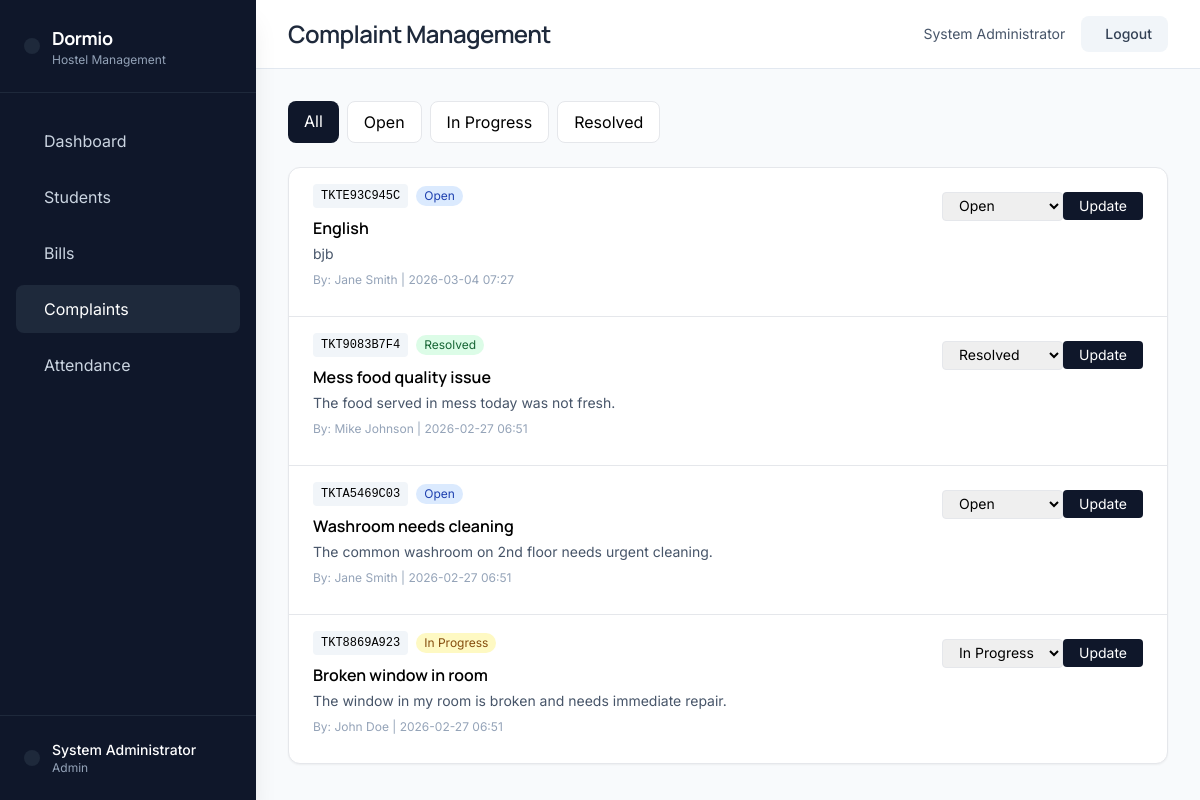
The page /warden/complaints (signed in) on the database its author committed.
### models.py (models this page shows, shortened)
class User(UserMixin, db.Model):
    id = db.Column(db.Integer, primary_key=True)
    username = db.Column(db.String(80), unique=True, nullable=False)
    email = db.Column(db.String(120), unique=True, nullable=False)
    password_hash = db.Column(db.String(200), nullable=False)
    role = db.Column(db.String(20), nullable=False)  # student, warden, admin, principal
    full_name = db.Column(db.String(100), nullable=False)
    created_at = db.Column(db.DateTime, default=lambda: datetime.now(timezone.utc))
    is_active = db.Column(db.Boolean, default=True)
    student_profile = db.relationship('Student', backref='user', uselist=False, cascade='all, delete-orphan')

class Complaint(db.Model):
    id = db.Column(db.Integer, primary_key=True)
    student_id = db.Column(db.Integer, db.ForeignKey('student.id'), nullable=False)
    ticket_id = db.Column(db.String(20), unique=True, nullable=False)
    category = db.Column(db.String(50), nullable=False)  # maintenance, cleanliness, food, electrical, other
    subject = db.Column(db.String(200), nullable=False)
    description = db.Column(db.Text, nullable=False)
    status = db.Column(db.String(20), default='open')  # open, in_progress, resolved, closed
    priority = db.Column(db.String(20), default='medium')  # low, medium, high
    created_at = db.Column(db.DateTime, default=lambda: datetime.now(timezone.utc))
    updated_at = db.Column(db.DateTime, default=lambda: datetime.now(timezone.utc), onupdate=lambda: datetime.now(timezone.utc))
    resolved_at = db.Column(db.DateTime)
    assigned_to = db.Column(db.Integer, db.ForeignKey('user.id'))
    resolution_notes = db.Column(db.Text)

### app.py (the view)
@app.route('/warden/complaints')
@login_required
@role_required('warden', 'admin')
def warden_complaints():
    status_filter = request.args.get('status', 'all')
    query = db.session.query(Complaint, Student, User)\
        .select_from(Complaint)\
        .join(Student, Complaint.student_id == Student.id)\
        .join(User, Student.user_id == User.id)
    if status_filter != 'all':
        query = query.filter(Complaint.status == status_filter)
    complaints = query.order_by(Complaint.created_at.desc()).all()
    return render_template('warden/complaints.html', complaints=complaints, status_filter=status_filter)

### app.py (called while the page is built)
@login_manager.user_loader
def load_user(user_id):
    return User.query.get(int(user_id))

def role_required(*roles):
    def decorator(f):
        @wraps(f)
        def decorated_function(*args, **kwargs):
            if not current_user.is_authenticated or current_user.role not in roles:
                flash('Access denied. Insufficient permissions.', 'error')
                return redirect(url_for('dashboard'))
            return f(*args, **kwargs)
        return decorated_function
    return decorator

### templates/warden/complaints.html (shortened to what this page needs)
{% extends "layout.html" %}{% set page_title="Complaint Management" %}{% block page_content %}<div class="mb-6"><div class="flex space-x-2"><a href="?status=all" class="px-4 py-2 rounded-lg {%if status_filter=='all'%}bg-slate-900 text-white{%else%}bg-white border{%endif%}">All</a><a href="?status=open" class="px-4 py-2 rounded-lg {%if status_filter=='open'%}bg-slate-900 text-white{%else%}bg-white border{%endif%}">Open</a><a href="?status=in_progress" class="px-4 py-2 rounded-lg {%if status_filter=='in_progress'%}bg-slate-900 text-white{%else%}bg-white border{%endif%}">In Progress</a><a href="?status=resolved" class="px-4 py-2 rounded-lg {%if status_filter=='resolved'%}bg-slate-900 text-white{%else%}bg-white border{%endif%}">Resolved</a></div></div><div class="bg-white rounded-xl border shadow-sm">{% if complaints %}<div class="divide-y">{% for complaint,student,user in complaints %}<div class="px-6 py-4"><div class="flex justify-between mb-3"><div><div class="flex items-center space-x-2 mb-2"><span class="text-xs font-mono bg-slate-100 px-2 py-1 rounded">{{complaint.ticket_id}}</span><span class="px-2 py-0.5 rounded-full text-xs capitalize {%if complaint.status=='open'%}bg-blue-100 text-blue-800{%elif complaint.status=='in_progress'%}bg-yellow-100 text-yellow-800{%else%}bg-green-100 text-green-800{%endif%}">{{complaint.status|replace('_',' ')}}</span></div><h3 class="font-semibold">{{complaint.subject}}</h3><p class="text-sm text-slate-600 mt-1">{{complaint.description}}</p><p class="text-xs text-slate-400 mt-2">By: {{user.full_name}} | {{complaint.created_at.strftime('%Y-%m-%d %H:%M')}}</p></div><div><form method="POST" action="{{url_for('update_complaint',id=complaint.id)}}" class="space-y-2"><select name="status" class="text-sm border rounded px-3 py-1"><option value="open" {%if complaint.status=='open'%}selected{%endif%}>Open</option><option value="in_progress" {%if complaint.status=='in_progress'%}selected{%endif%}>In Progress</option><option value="resolved" {%if complaint.status=='resolved'%}selected{%endif%}>Resolved</option></select><button type="submit" class="text-sm bg-slate-900 text-white px-4 py-1 rounded">Update</button></form></div></div></div>{% endfor %}</div>{% else %}<div class="px-6 py-12 text-center"><p class="text-slate-500">No complaints</p></div>{% endif %}</div>{% endblock %}

### templates/layout.html (shortened to what this page needs)
{% extends "base.html" %}
{% block body %}
<div class="flex min-h-screen">
    <aside class="fixed top-0 left-0 h-full w-64 bg-slate-900 text-white shadow-xl z-20 hidden lg:block">
        <div class="px-6 py-6 border-b border-slate-800">
            <div class="flex items-center space-x-3">
                <div class="bg-slate-800 rounded-lg p-2">
                </div>
                <div>
                    <h2 class="text-lg font-bold tracking-tight">Dormio</h2>
                    <p class="text-xs text-slate-400">Hostel Management</p>
                </div>
            </div>
        </div>
        <nav class="px-4 py-6 space-y-2">
            {{ sidebar_content }}
        </nav>
        <div class="absolute bottom-0 left-0 right-0 px-6 py-6 border-t border-slate-800">
            <div class="flex items-center space-x-3">
                <div class="bg-slate-800 rounded-full p-2">
                </div>
                <div class="flex-1">
                    <p class="text-sm font-medium text-white">{{ current_user.full_name }}</p>
                    <p class="text-xs text-slate-400 capitalize">{{ current_user.role }}</p>
                </div>
            </div>
        </div>
    </aside>
    <div class="flex-1 ml-0 lg:ml-64">
        <div class="bg-white border-b border-slate-200 px-8 py-4">
            <div class="flex items-center justify-between">
                <div>
                    <h1 class="text-2xl font-semibold tracking-tight text-slate-800">{{ page_title }}</h1>
                </div>
                <div class="flex items-center space-x-4">
                    <span class="text-sm text-slate-600">{{ current_user.full_name }}</span>
                    <a href="{{ url_for('logout') }}"
                       data-testid="logout-btn"
                       class="bg-slate-100 hover:bg-slate-200 text-slate-700 font-medium py-2 px-4 rounded-lg transition-all text-sm">
                        Logout
                    </a>
                </div>
            </div>
        </div>
        <div class="p-8">
            {% block page_content %}{% endblock %}
        </div>
    </div>
</div>
{% endblock %}

### templates/base.html (style rules this page uses)
body { font-family: 'Inter', sans-serif; }
h1, h2, h3, h4, h5, h6 { font-family: 'Manrope', sans-serif; }

### rows shown on the page
User: full_name "System Administrator", role "Admin"
Complaint: ticket_id "TKTE93C945C", status "Open", subject "English", description "bjb", full_name "Jane Smith", created_at "2026-03-04 07:27"
Complaint: ticket_id "TKT9083B7F4", status "Resolved", subject "Mess food quality issue", description "The food served in mess today was not fresh.", full_name "Mike Johnson", created_at "2026-02-27 06:51"
Complaint: ticket_id "TKTA5469C03", status "Open", subject "Washroom needs cleaning", description "The common washroom on 2nd floor needs urgent cleaning.", full_name "Jane Smith", created_at "2026-02-27 06:51"
Complaint: ticket_id "TKT8869A923", status "In Progress", subject "Broken window in room", description "The window in my room is broken and needs immediate repair.", full_name "John Doe", created_at "2026-02-27 06:51"

### other values the page prints
{{ sidebar_content }} "Dashboard Students Bills Complaints Attendance"
{{ page_title }} "Complaint Management"
